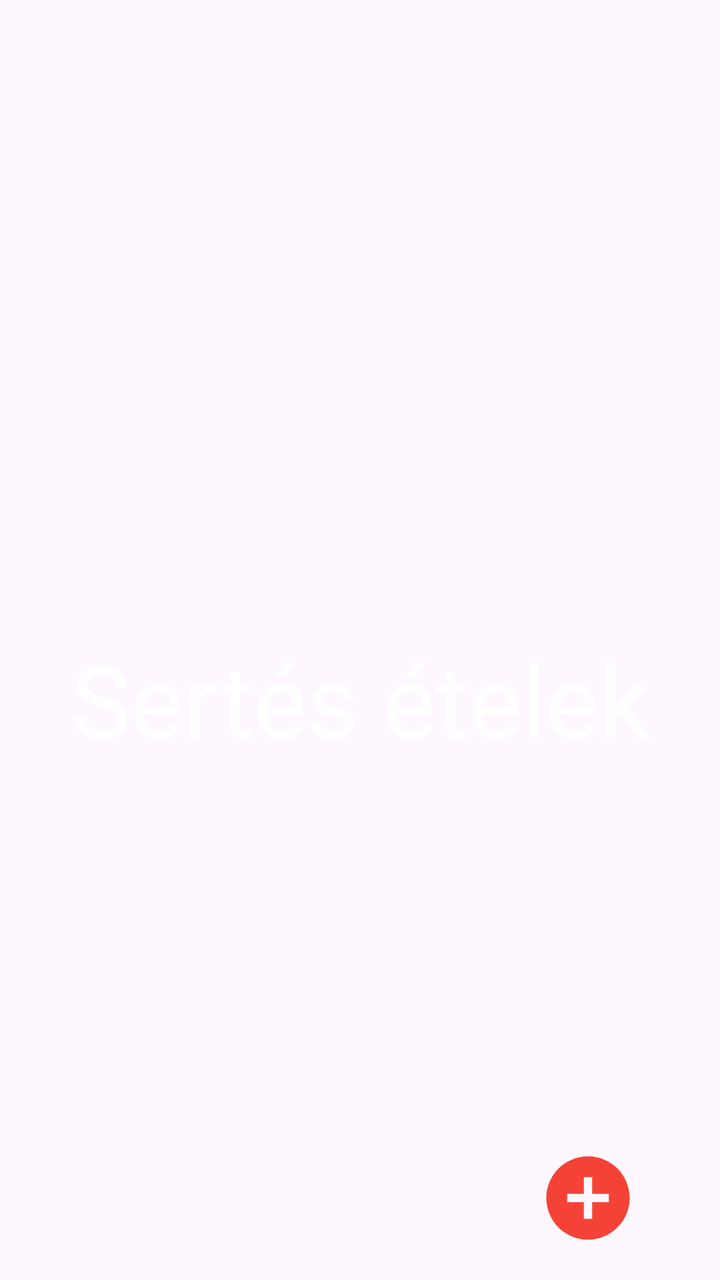
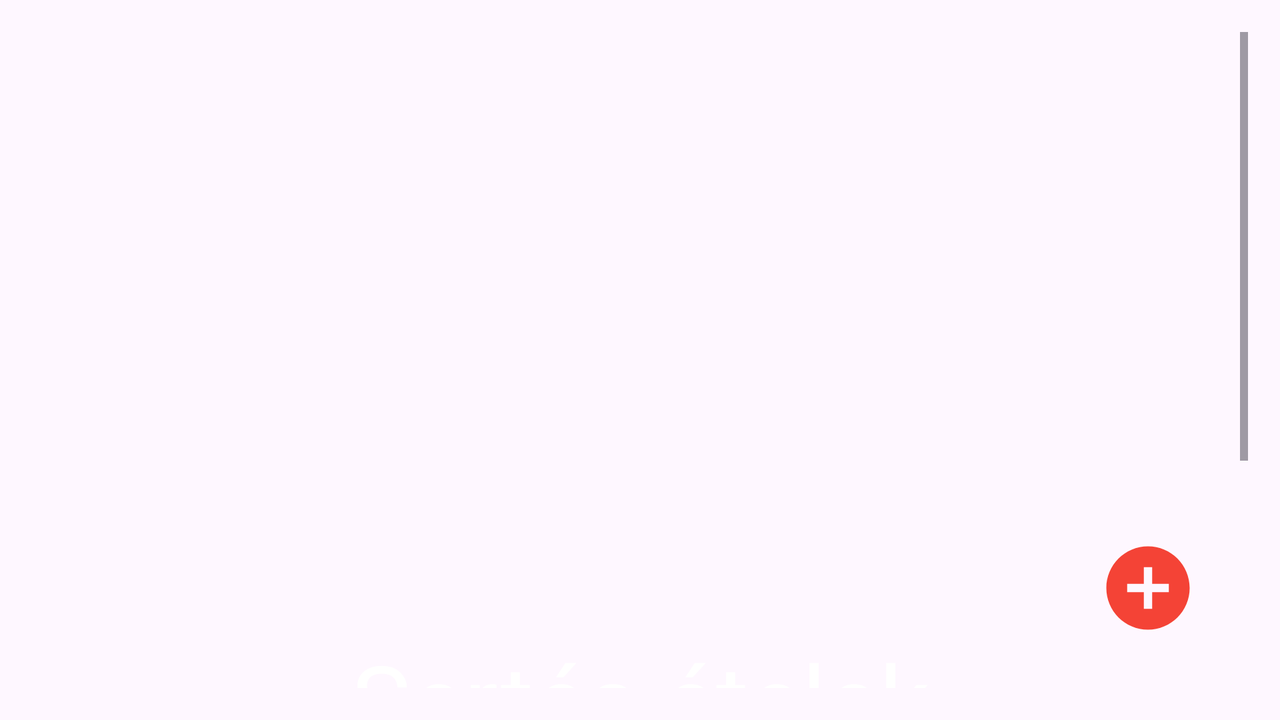

The same Android screen from two of the app's own layout files: first res/layout/ as a phone draws it, then the repository's variant for another configuration, drawn on a device whose configuration selects that folder. Both files follow.
<!-- AndroidManifest.xml: application theme Theme.CsaládiReceptkönyv -->
<!-- res/layout/activity_sertes.xml -->
<?xml version="1.0" encoding="utf-8"?>
<RelativeLayout xmlns:android="http://schemas.android.com/apk/res/android"
    xmlns:tools="http://schemas.android.com/tools"
    android:id="@+id/main"
    android:layout_width="wrap_content"
    android:layout_height="wrap_content"
    android:background="@drawable/bg4"
    android:fontFamily="@font/lobster_two"
    android:gravity="center"
    android:padding="16dp"
    tools:context="foMenu.sertes">

    <TextView
        android:id="@+id/sertes"
        android:layout_width="match_parent"
        android:layout_height="wrap_content"
        android:fontFamily="@font/lobster_two"
        android:gravity="bottom|center"
        android:paddingBottom="15dp"
        android:text="Sertés ételek"
        android:textColor="@color/white"
        android:textSize="50sp"
        android:translationY="300dp" />

    <androidx.recyclerview.widget.RecyclerView
        android:id="@+id/recyclerView"
        android:layout_width="match_parent"
        android:layout_height="match_parent"
        android:layout_marginTop="100dp" />

    <ImageButton
        android:id="@+id/addRecipeButton"
        android:layout_width="50dp"
        android:layout_height="50dp"
        android:layout_alignParentEnd="true"
        android:layout_alignParentBottom="true"
        android:layout_marginEnd="25dp"
        android:layout_marginBottom="25dp"
        android:background="@drawable/add"
        android:contentDescription="@string/add" />
</RelativeLayout>
<!-- resources referenced by this layout -->
<resources>
  <!-- drawable add (drawable) -->
  <vector xmlns:android="http://schemas.android.com/apk/res/android" android:height="24dp" android:tint="#F44336" android:viewportHeight="24" android:viewportWidth="24" android:width="24dp">
        
      <path android:fillColor="#F44336" android:pathData="M12,2C6.48,2 2,6.48 2,12s4.48,10 10,10 10,-4.48 10,-10S17.52,2 12,2zM17,13h-4v4h-2v-4L7,13v-2h4L11,7h2v4h4v2z"/>
      
  </vector>
  <string name="add">add</string>
  <!-- from res/values-v23/ -->
  <style name="Theme.CsaládiReceptkönyv" parent="Base.Theme.CsaládiReceptkönyv">
          
          <item name="android:navigationBarColor">@android:color/transparent</item>
          <item name="android:statusBarColor">@android:color/transparent</item>
          <item name="android:windowLightStatusBar">?attr/isLightTheme</item>
      </style>
  <style name="Base.Theme.CsaládiReceptkönyv" parent="Theme.Material3.DayNight.NoActionBar">
          
          
      </style>
</resources>
<!-- res/layout-land/activity_sertes.xml (the repository's variant of the layout above) -->
<!-- drawn on the phone turned sideways -->
<FrameLayout xmlns:android="http://schemas.android.com/apk/res/android"
    xmlns:tools="http://schemas.android.com/tools"
    android:id="@+id/main"
    android:layout_width="match_parent"
    android:layout_height="match_parent"
    android:background="@drawable/bg4"
    android:fontFamily="@font/lobster_two"
    android:padding="16dp"
    tools:context="foMenu.sertes">

    <ScrollView
        android:layout_width="match_parent"
        android:layout_height="match_parent">

        <LinearLayout
            android:layout_width="match_parent"
            android:layout_height="wrap_content"
            android:orientation="vertical">

            <TextView
                android:id="@+id/sertes"
                android:layout_width="match_parent"
                android:layout_height="wrap_content"
                android:fontFamily="@font/lobster_two"
                android:gravity="bottom|center"
                android:paddingBottom="15dp"
                android:text="Sertés ételek"
                android:textColor="@color/white"
                android:textSize="50sp"
                android:translationY="300dp" />

            <androidx.recyclerview.widget.RecyclerView
                android:id="@+id/recyclerView"
                android:layout_width="match_parent"
                android:layout_height="400dp"
                android:layout_marginTop="20dp" />

        </LinearLayout>
    </ScrollView>

    <ImageButton
        android:id="@+id/addRecipeButton"
        android:layout_width="50dp"
        android:layout_height="50dp"
        android:layout_gravity="end|bottom"
        android:layout_marginEnd="25dp"
        android:layout_marginBottom="25dp"
        android:background="@drawable/add"
        android:contentDescription="@string/add" />

</FrameLayout>
